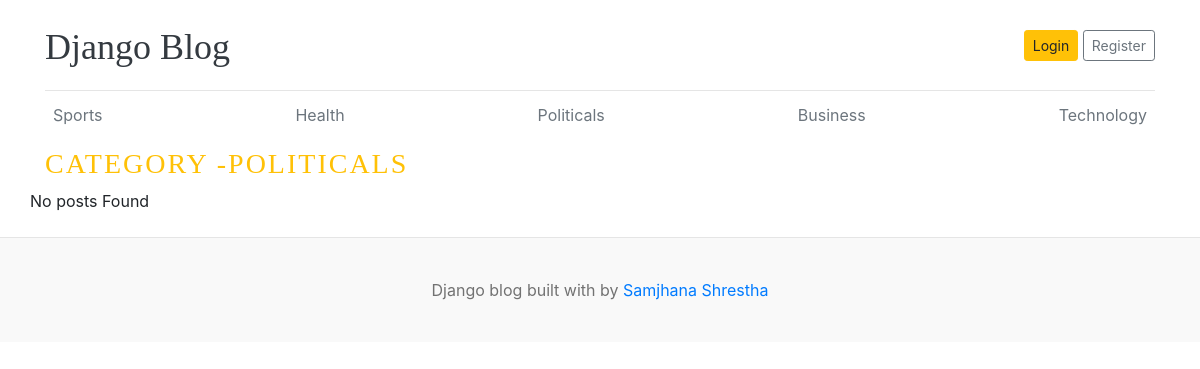
Screenshot of /category/3/ with the database file from the repository.
### blogs/models.py (models this page shows)
class Category(models.Model):
  category_name = models.CharField(max_length=50, unique = True)
  created_at = models.DateTimeField(auto_now_add = True)
  updated_at = models.DateTimeField(auto_now=True)
  class Meta:
    verbose_name_plural = 'categories'
  def __str__(self):
    return self.category_name

### blogs/views.py (the view)
# urls.py: path('<int:category_id>/', views.posts_by_category, name='posts_by_category')
def posts_by_category(request, category_id):
  posts = Blog.objects.filter(status ="Published", category = category_id)
  category = get_object_or_404(Category, pk = category_id)
  context ={
    'posts' : posts,
    'category' : category,
  }
  return render(request, 'posts_by_category.html', context )

### blogs/context_processors.py (called while the page is built)
def get_categories(request):
  categories = Category.objects.all()
  return dict(categories = categories)

### blog_main/templates/posts_by_category.html (shortened to what this page needs)
{% extends  'base.html' %}
  {% block content %}
 <h3 class ="text-uppercase text-warning" style ="letter-spacing: 2px; ">Category -{{category}}</h3>
      <div class="row mb-2">
        {% if posts %}
        {% for post in posts %}
        <div class="col-md-6">
          <div class="card border-0">
            <div class="card-body">
              <h3>{{ post.title }}</h3>
              <small class="mb-1 text-muted">{{ post.created_at | timesince}} ago | {{post.author}}</small>
              <p class="card-text">{{ post.short_description |truncatewords:15 }}</p>
            </div>
          </div>
        </div>
      </div>
      {% endfor %}
      {% else%}
      <p> No posts Found</p>
       {% endif %}
    </div>
    </div>
   {% endblock %}

### blog_main/templates/base.html (shortened to what this page needs)
{% load static %}
<!doctype html>
<html lang="en">
  <head>
  <link href="https://cdn.jsdelivr.net/npm/bootstrap@4.0.0/dist/css/bootstrap.min.css" rel="stylesheet">
  <link href="{% static 'css/blog.css' %}" rel="stylesheet">
</head>
  <body>
    <div class="container">
      <header class="blog-header py-3">
        <div class="row flex-nowrap justify-content-between align-items-center">
          <div class="col-8 pt-1">
            <a class="blog-header-logo text-dark" href="/">Django Blog</a>
          </div>
          <div class="col-4 d-flex justify-content-end align-items-center">
            <a class="btn btn-sm btn-warning" href="#">Login</a> &nbsp;
            <a class="btn btn-sm btn-outline-secondary" href="#">Register</a>
          </div>
        </div>
      </header>
      <div class="nav-scroller py-1 mb-2">
        <nav class="nav d-flex justify-content-between">
          {% for cat in categories %}
          <a class="p-2 text-muted" href="{% url 'posts_by_category' cat.id %}"> {{cat.category_name}}</a>
          {% endfor %}
        </nav>
      </div>
 {% block content%}
 {% endblock %}
   <footer class="blog-footer">
      <p>Django blog built with  by <a href="#">Samjhana Shrestha</a></p>
    </footer>
  </body>
</html>

### blog_main/static/css/blog.css (style rules this page uses)
.blog-header { border-bottom: 1px solid #e5e5e5; }
.blog-header-logo { font-family: "Playfair Display", Georgia, "Times New Roman", serif; font-size: 2.25rem; }
h1, h2, h3, h4, h5, h6 { font-family: "Playfair Display", Georgia, "Times New Roman", serif; }
.blog-footer { padding: 2.5rem 0; color: #727272; text-align: center; background-color: #f9f9f9; border-top: .05rem solid #e5e5e5; }
.blog-footer p:last-child { margin-bottom: 0; }

### rows the page displays
Category: category_name "Sports"
Category: category_name "Health"
Category: category_name "Politicals", category_name "POLITICALS"
Category: category_name "Business"
Category: category_name "Technology"
